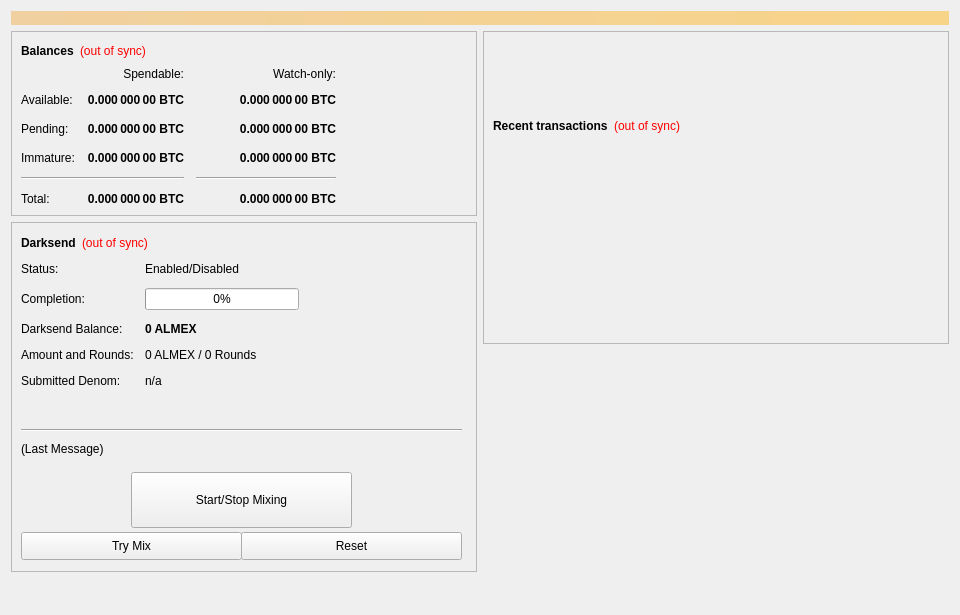
<?xml version="1.0" encoding="UTF-8"?>
<ui version="4.0">
 <class>OverviewPage</class>
 <widget class="QWidget" name="OverviewPage">
  <property name="geometry">
   <rect>
    <x>0</x>
    <y>0</y>
    <width>960</width>
    <height>615</height>
   </rect>
  </property>
  <property name="minimumSize">
   <size>
    <width>960</width>
    <height>0</height>
   </size>
  </property>
  <property name="windowTitle">
   <string>Form</string>
  </property>
  <layout class="QVBoxLayout" name="topLayout">
   <item>
    <widget class="QLabel" name="labelAlerts">
     <property name="visible">
      <bool>false</bool>
     </property>
     <property name="styleSheet">
      <string notr="true">background-color: qlineargradient(x1: 0, y1: 0, x2: 1, y2: 0, stop:0 #F0D0A0, stop:1 #F8D488); color:#000000;</string>
     </property>
     <property name="wordWrap">
      <bool>true</bool>
     </property>
     <property name="margin">
      <number>3</number>
     </property>
    </widget>
   </item>
   <item>
    <layout class="QHBoxLayout" name="horizontalLayout" stretch="1,1">
     <item>
      <layout class="QVBoxLayout" name="verticalLayout_2">
       <item>
        <widget class="QFrame" name="frame">
         <property name="frameShape">
          <enum>QFrame::StyledPanel</enum>
         </property>
         <property name="frameShadow">
          <enum>QFrame::Raised</enum>
         </property>
         <layout class="QVBoxLayout" name="verticalLayout_4">
          <item>
           <layout class="QHBoxLayout" name="horizontalLayout_4">
            <item>
             <widget class="QLabel" name="label_5">
              <property name="font">
               <font>
                <weight>75</weight>
                <bold>true</bold>
               </font>
              </property>
              <property name="text">
               <string>Balances</string>
              </property>
             </widget>
            </item>
            <item>
             <widget class="QLabel" name="labelWalletStatus">
              <property name="cursor">
               <cursorShape>WhatsThisCursor</cursorShape>
              </property>
              <property name="toolTip">
               <string>The displayed information may be out of date. Your wallet automatically synchronizes with the ALMEX network after a connection is established, but this process has not completed yet.</string>
              </property>
              <property name="styleSheet">
               <string notr="true">QLabel { color: red; }</string>
              </property>
              <property name="text">
               <string notr="true">(out of sync)</string>
              </property>
              <property name="alignment">
               <set>Qt::AlignLeading|Qt::AlignLeft|Qt::AlignVCenter</set>
              </property>
             </widget>
            </item>
            <item>
             <spacer name="horizontalSpacer_3">
              <property name="orientation">
               <enum>Qt::Horizontal</enum>
              </property>
              <property name="sizeHint" stdset="0">
               <size>
                <width>40</width>
                <height>20</height>
               </size>
              </property>
             </spacer>
            </item>
           </layout>
          </item>
          <item>
           <layout class="QGridLayout" name="gridLayout">
            <property name="spacing">
             <number>12</number>
            </property>
            <item row="2" column="2">
             <widget class="QLabel" name="labelWatchPending">
              <property name="font">
               <font>
                <weight>75</weight>
                <bold>true</bold>
               </font>
              </property>
              <property name="cursor">
               <cursorShape>IBeamCursor</cursorShape>
              </property>
              <property name="toolTip">
               <string>Unconfirmed transactions to watch-only addresses</string>
              </property>
              <property name="text">
               <string notr="true">0.000 000 00 BTC</string>
              </property>
              <property name="alignment">
               <set>Qt::AlignRight|Qt::AlignTrailing|Qt::AlignVCenter</set>
              </property>
              <property name="textInteractionFlags">
               <set>Qt::LinksAccessibleByMouse|Qt::TextSelectableByKeyboard|Qt::TextSelectableByMouse</set>
              </property>
             </widget>
            </item>
            <item row="2" column="1">
             <widget class="QLabel" name="labelUnconfirmed">
              <property name="font">
               <font>
                <weight>75</weight>
                <bold>true</bold>
               </font>
              </property>
              <property name="cursor">
               <cursorShape>IBeamCursor</cursorShape>
              </property>
              <property name="toolTip">
               <string>Total of transactions that have yet to be confirmed, and do not yet count toward the spendable balance</string>
              </property>
              <property name="text">
               <string notr="true">0.000 000 00 BTC</string>
              </property>
              <property name="alignment">
               <set>Qt::AlignRight|Qt::AlignTrailing|Qt::AlignVCenter</set>
              </property>
              <property name="textInteractionFlags">
               <set>Qt::LinksAccessibleByMouse|Qt::TextSelectableByKeyboard|Qt::TextSelectableByMouse</set>
              </property>
             </widget>
            </item>
            <item row="3" column="2">
             <widget class="QLabel" name="labelWatchImmature">
              <property name="font">
               <font>
                <weight>75</weight>
                <bold>true</bold>
               </font>
              </property>
              <property name="cursor">
               <cursorShape>IBeamCursor</cursorShape>
              </property>
              <property name="toolTip">
               <string>Staked or masternode rewards in watch-only addresses that has not yet matured</string>
              </property>
              <property name="text">
               <string notr="true">0.000 000 00 BTC</string>
              </property>
              <property name="alignment">
               <set>Qt::AlignRight|Qt::AlignTrailing|Qt::AlignVCenter</set>
              </property>
              <property name="textInteractionFlags">
               <set>Qt::LinksAccessibleByMouse|Qt::TextSelectableByKeyboard|Qt::TextSelectableByMouse</set>
              </property>
             </widget>
            </item>
            <item row="4" column="0" colspan="2">
             <widget class="Line" name="lineSpendableBalance">
              <property name="orientation">
               <enum>Qt::Horizontal</enum>
              </property>
             </widget>
            </item>
            <item row="4" column="2">
             <widget class="Line" name="lineWatchBalance">
              <property name="sizePolicy">
               <sizepolicy hsizetype="Preferred" vsizetype="Fixed">
                <horstretch>0</horstretch>
                <verstretch>0</verstretch>
               </sizepolicy>
              </property>
              <property name="minimumSize">
               <size>
                <width>140</width>
                <height>0</height>
               </size>
              </property>
              <property name="orientation">
               <enum>Qt::Horizontal</enum>
              </property>
             </widget>
            </item>
            <item row="5" column="0">
             <widget class="QLabel" name="labelTotalText">
              <property name="text">
               <string>Total:</string>
              </property>
             </widget>
            </item>
            <item row="3" column="1">
             <widget class="QLabel" name="labelImmature">
              <property name="font">
               <font>
                <weight>75</weight>
                <bold>true</bold>
               </font>
              </property>
              <property name="cursor">
               <cursorShape>IBeamCursor</cursorShape>
              </property>
              <property name="toolTip">
               <string>Staked or masternode rewards that has not yet matured</string>
              </property>
              <property name="text">
               <string notr="true">0.000 000 00 BTC</string>
              </property>
              <property name="alignment">
               <set>Qt::AlignRight|Qt::AlignTrailing|Qt::AlignVCenter</set>
              </property>
              <property name="textInteractionFlags">
               <set>Qt::LinksAccessibleByMouse|Qt::TextSelectableByKeyboard|Qt::TextSelectableByMouse</set>
              </property>
             </widget>
            </item>
            <item row="2" column="3">
             <spacer name="horizontalSpacer_2">
              <property name="orientation">
               <enum>Qt::Horizontal</enum>
              </property>
              <property name="sizeHint" stdset="0">
               <size>
                <width>40</width>
                <height>20</height>
               </size>
              </property>
             </spacer>
            </item>
            <item row="3" column="0">
             <widget class="QLabel" name="labelImmatureText">
              <property name="text">
               <string>Immature:</string>
              </property>
             </widget>
            </item>
            <item row="5" column="1">
             <widget class="QLabel" name="labelTotal">
              <property name="font">
               <font>
                <weight>75</weight>
                <bold>true</bold>
               </font>
              </property>
              <property name="cursor">
               <cursorShape>IBeamCursor</cursorShape>
              </property>
              <property name="toolTip">
               <string>Your current total balance</string>
              </property>
              <property name="text">
               <string notr="true">0.000 000 00 BTC</string>
              </property>
              <property name="alignment">
               <set>Qt::AlignRight|Qt::AlignTrailing|Qt::AlignVCenter</set>
              </property>
              <property name="textInteractionFlags">
               <set>Qt::LinksAccessibleByMouse|Qt::TextSelectableByKeyboard|Qt::TextSelectableByMouse</set>
              </property>
             </widget>
            </item>
            <item row="5" column="2">
             <widget class="QLabel" name="labelWatchTotal">
              <property name="font">
               <font>
                <weight>75</weight>
                <bold>true</bold>
               </font>
              </property>
              <property name="cursor">
               <cursorShape>IBeamCursor</cursorShape>
              </property>
              <property name="toolTip">
               <string>Current total balance in watch-only addresses</string>
              </property>
              <property name="text">
               <string notr="true">0.000 000 00 BTC</string>
              </property>
              <property name="alignment">
               <set>Qt::AlignRight|Qt::AlignTrailing|Qt::AlignVCenter</set>
              </property>
              <property name="textInteractionFlags">
               <set>Qt::LinksAccessibleByMouse|Qt::TextSelectableByKeyboard|Qt::TextSelectableByMouse</set>
              </property>
             </widget>
            </item>
            <item row="0" column="2">
             <widget class="QLabel" name="labelWatchonly">
              <property name="text">
               <string>Watch-only:</string>
              </property>
              <property name="alignment">
               <set>Qt::AlignRight|Qt::AlignTrailing|Qt::AlignVCenter</set>
              </property>
             </widget>
            </item>
            <item row="1" column="0">
             <widget class="QLabel" name="labelBalanceText">
              <property name="text">
               <string>Available:</string>
              </property>
             </widget>
            </item>
            <item row="1" column="1">
             <widget class="QLabel" name="labelBalance">
              <property name="font">
               <font>
                <weight>75</weight>
                <bold>true</bold>
               </font>
              </property>
              <property name="cursor">
               <cursorShape>IBeamCursor</cursorShape>
              </property>
              <property name="toolTip">
               <string>Your current spendable balance</string>
              </property>
              <property name="text">
               <string notr="true">0.000 000 00 BTC</string>
              </property>
              <property name="alignment">
               <set>Qt::AlignRight|Qt::AlignTrailing|Qt::AlignVCenter</set>
              </property>
              <property name="textInteractionFlags">
               <set>Qt::LinksAccessibleByMouse|Qt::TextSelectableByKeyboard|Qt::TextSelectableByMouse</set>
              </property>
             </widget>
            </item>
            <item row="1" column="2">
             <widget class="QLabel" name="labelWatchAvailable">
              <property name="font">
               <font>
                <weight>75</weight>
                <bold>true</bold>
               </font>
              </property>
              <property name="cursor">
               <cursorShape>IBeamCursor</cursorShape>
              </property>
              <property name="toolTip">
               <string>Your current balance in watch-only addresses</string>
              </property>
              <property name="text">
               <string notr="true">0.000 000 00 BTC</string>
              </property>
              <property name="alignment">
               <set>Qt::AlignRight|Qt::AlignTrailing|Qt::AlignVCenter</set>
              </property>
              <property name="textInteractionFlags">
               <set>Qt::LinksAccessibleByMouse|Qt::TextSelectableByKeyboard|Qt::TextSelectableByMouse</set>
              </property>
             </widget>
            </item>
            <item row="2" column="0">
             <widget class="QLabel" name="labelPendingText">
              <property name="text">
               <string>Pending:</string>
              </property>
             </widget>
            </item>
            <item row="0" column="1">
             <widget class="QLabel" name="labelSpendable">
              <property name="text">
               <string>Spendable:</string>
              </property>
              <property name="alignment">
               <set>Qt::AlignRight|Qt::AlignTrailing|Qt::AlignVCenter</set>
              </property>
             </widget>
            </item>
           </layout>
          </item>
         </layout>
        </widget>
       </item>
       <item>
        <widget class="QFrame" name="frameDarksend">
         <property name="minimumSize">
          <size>
           <width>0</width>
           <height>350</height>
          </size>
         </property>
         <property name="layoutDirection">
          <enum>Qt::LeftToRight</enum>
         </property>
         <property name="frameShape">
          <enum>QFrame::StyledPanel</enum>
         </property>
         <property name="frameShadow">
          <enum>QFrame::Raised</enum>
         </property>
         <widget class="QWidget" name="formLayoutWidget">
          <property name="geometry">
           <rect>
            <x>10</x>
            <y>40</y>
            <width>451</width>
            <height>161</height>
           </rect>
          </property>
          <layout class="QFormLayout" name="formLayout">
           <property name="fieldGrowthPolicy">
            <enum>QFormLayout::AllNonFixedFieldsGrow</enum>
           </property>
           <property name="horizontalSpacing">
            <number>11</number>
           </property>
           <property name="verticalSpacing">
            <number>12</number>
           </property>
           <item row="0" column="0">
            <widget class="QLabel" name="label_6">
             <property name="text">
              <string>Status:</string>
             </property>
            </widget>
           </item>
           <item row="1" column="0">
            <widget class="QLabel" name="label_7">
             <property name="text">
              <string>Completion:</string>
             </property>
            </widget>
           </item>
           <item row="1" column="1">
            <widget class="QProgressBar" name="DarksendProgress">
             <property name="maximumSize">
              <size>
               <width>154</width>
               <height>16777215</height>
              </size>
             </property>
             <property name="value">
              <number>0</number>
             </property>
            </widget>
           </item>
           <item row="2" column="0">
            <widget class="QLabel" name="labelAnonymizedText">
             <property name="text">
              <string>Darksend Balance:</string>
             </property>
            </widget>
           </item>
           <item row="2" column="1">
            <widget class="QLabel" name="labelAnonymized">
             <property name="font">
              <font>
               <weight>75</weight>
               <bold>true</bold>
              </font>
             </property>
             <property name="text">
              <string notr="true">0 ALMEX</string>
             </property>
            </widget>
           </item>
           <item row="3" column="0">
            <widget class="QLabel" name="label_8">
             <property name="text">
              <string>Amount and Rounds:</string>
             </property>
            </widget>
           </item>
           <item row="3" column="1">
            <widget class="QLabel" name="labelAmountRounds">
             <property name="text">
              <string>0 ALMEX / 0 Rounds</string>
             </property>
            </widget>
           </item>
           <item row="4" column="0">
            <widget class="QLabel" name="label_9">
             <property name="text">
              <string>Submitted Denom:</string>
             </property>
            </widget>
           </item>
           <item row="4" column="1">
            <widget class="QLabel" name="labelSubmittedDenom">
             <property name="toolTip">
              <string>The denominations you submitted to the Masternode.&lt;br&gt;To mix, other users must submit the exact same denominations.</string>
             </property>
             <property name="text">
              <string>n/a</string>
             </property>
            </widget>
           </item>
           <item row="0" column="1">
            <widget class="QLabel" name="DarksendEnabled">
             <property name="text">
              <string>Enabled/Disabled</string>
             </property>
            </widget>
           </item>
          </layout>
         </widget>
         <widget class="QPushButton" name="runAutoDenom">
          <property name="geometry">
           <rect>
            <x>251</x>
            <y>17</y>
            <width>1</width>
            <height>1</height>
           </rect>
          </property>
          <property name="palette">
           <palette>
            <active>
             <colorrole role="WindowText">
              <brush brushstyle="SolidPattern">
               <color alpha="255">
                <red>0</red>
                <green>0</green>
                <blue>0</blue>
               </color>
              </brush>
             </colorrole>
             <colorrole role="Button">
              <brush brushstyle="SolidPattern">
               <color alpha="255">
                <red>239</red>
                <green>238</green>
                <blue>238</blue>
               </color>
              </brush>
             </colorrole>
             <colorrole role="Light">
              <brush brushstyle="SolidPattern">
               <color alpha="255">
                <red>255</red>
                <green>255</green>
                <blue>255</blue>
               </color>
              </brush>
             </colorrole>
             <colorrole role="Midlight">
              <brush brushstyle="SolidPattern">
               <color alpha="255">
                <red>247</red>
                <green>246</green>
                <blue>246</blue>
               </color>
              </brush>
             </colorrole>
             <colorrole role="Dark">
              <brush brushstyle="SolidPattern">
               <color alpha="255">
                <red>119</red>
                <green>119</green>
                <blue>119</blue>
               </color>
              </brush>
             </colorrole>
             <colorrole role="Mid">
              <brush brushstyle="SolidPattern">
               <color alpha="255">
                <red>159</red>
                <green>159</green>
                <blue>159</blue>
               </color>
              </brush>
             </colorrole>
             <colorrole role="Text">
              <brush brushstyle="SolidPattern">
               <color alpha="255">
                <red>0</red>
                <green>0</green>
                <blue>0</blue>
               </color>
              </brush>
             </colorrole>
             <colorrole role="BrightText">
              <brush brushstyle="SolidPattern">
               <color alpha="255">
                <red>255</red>
                <green>255</green>
                <blue>255</blue>
               </color>
              </brush>
             </colorrole>
             <colorrole role="ButtonText">
              <brush brushstyle="SolidPattern">
               <color alpha="255">
                <red>0</red>
                <green>0</green>
                <blue>0</blue>
               </color>
              </brush>
             </colorrole>
             <colorrole role="Base">
              <brush brushstyle="SolidPattern">
               <color alpha="255">
                <red>255</red>
                <green>255</green>
                <blue>255</blue>
               </color>
              </brush>
             </colorrole>
             <colorrole role="Window">
              <brush brushstyle="SolidPattern">
               <color alpha="255">
                <red>239</red>
                <green>238</green>
                <blue>238</blue>
               </color>
              </brush>
             </colorrole>
             <colorrole role="Shadow">
              <brush brushstyle="SolidPattern">
               <color alpha="255">
                <red>0</red>
                <green>0</green>
                <blue>0</blue>
               </color>
              </brush>
             </colorrole>
             <colorrole role="AlternateBase">
              <brush brushstyle="SolidPattern">
               <color alpha="255">
                <red>247</red>
                <green>246</green>
                <blue>246</blue>
               </color>
              </brush>
             </colorrole>
             <colorrole role="ToolTipBase">
              <brush brushstyle="SolidPattern">
               <color alpha="255">
                <red>255</red>
                <green>255</green>
                <blue>220</blue>
               </color>
              </brush>
             </colorrole>
             <colorrole role="ToolTipText">
              <brush brushstyle="SolidPattern">
               <color alpha="255">
                <red>0</red>
                <green>0</green>
                <blue>0</blue>
               </color>
              </brush>
             </colorrole>
            </active>
            <inactive>
             <colorrole role="WindowText">
              <brush brushstyle="SolidPattern">
               <color alpha="255">
                <red>0</red>
                <green>0</green>
                <blue>0</blue>
               </color>
              </brush>
             </colorrole>
             <colorrole role="Button">
              <brush brushstyle="SolidPattern">
               <color alpha="255">
                <red>239</red>
                <green>238</green>
                <blue>238</blue>
               </color>
              </brush>
             </colorrole>
             <colorrole role="Light">
              <brush brushstyle="SolidPattern">
               <color alpha="255">
                <red>255</red>
                <green>255</green>
                <blue>255</blue>
               </color>
              </brush>
             </colorrole>
             <colorrole role="Midlight">
              <brush brushstyle="SolidPattern">
               <color alpha="255">
                <red>247</red>
                <green>246</green>
                <blue>246</blue>
               </color>
              </brush>
             </colorrole>
             <colorrole role="Dark">
              <brush brushstyle="SolidPattern">
               <color alpha="255">
                <red>119</red>
                <green>119</green>
                <blue>119</blue>
               </color>
              </brush>
             </colorrole>
             <colorrole role="Mid">
              <brush brushstyle="SolidPattern">
               <color alpha="255">
                <red>159</red>
                <green>159</green>
                <blue>159</blue>
               </color>
              </brush>
             </colorrole>
             <colorrole role="Text">
              <brush brushstyle="SolidPattern">
               <color alpha="255">
                <red>0</red>
                <green>0</green>
                <blue>0</blue>
               </color>
              </brush>
             </colorrole>
             <colorrole role="BrightText">
              <brush brushstyle="SolidPattern">
               <color alpha="255">
                <red>255</red>
                <green>255</green>
                <blue>255</blue>
               </color>
              </brush>
             </colorrole>
             <colorrole role="ButtonText">
              <brush brushstyle="SolidPattern">
               <color alpha="255">
                <red>0</red>
                <green>0</green>
                <blue>0</blue>
               </color>
              </brush>
             </colorrole>
             <colorrole role="Base">
              <brush brushstyle="SolidPattern">
               <color alpha="255">
                <red>255</red>
                <green>255</green>
                <blue>255</blue>
               </color>
              </brush>
             </colorrole>
             <colorrole role="Window">
              <brush brushstyle="SolidPattern">
               <color alpha="255">
                <red>239</red>
                <green>238</green>
                <blue>238</blue>
               </color>
              </brush>
             </colorrole>
             <colorrole role="Shadow">
              <brush brushstyle="SolidPattern">
               <color alpha="255">
                <red>0</red>
                <green>0</green>
                <blue>0</blue>
               </color>
              </brush>
             </colorrole>
             <colorrole role="AlternateBase">
              <brush brushstyle="SolidPattern">
               <color alpha="255">
                <red>247</red>
                <green>246</green>
                <blue>246</blue>
               </color>
              </brush>
             </colorrole>
             <colorrole role="ToolTipBase">
              <brush brushstyle="SolidPattern">
               <color alpha="255">
                <red>255</red>
                <green>255</green>
                <blue>220</blue>
               </color>
              </brush>
             </colorrole>
             <colorrole role="ToolTipText">
              <brush brushstyle="SolidPattern">
               <color alpha="255">
                <red>0</red>
                <green>0</green>
                <blue>0</blue>
               </color>
              </brush>
             </colorrole>
            </inactive>
            <disabled>
             <colorrole role="WindowText">
              <brush brushstyle="SolidPattern">
               <color alpha="255">
                <red>119</red>
                <green>119</green>
                <blue>119</blue>
               </color>
              </brush>
             </colorrole>
             <colorrole role="Button">
              <brush brushstyle="SolidPattern">
               <color alpha="255">
                <red>239</red>
                <green>238</green>
                <blue>238</blue>
               </color>
              </brush>
             </colorrole>
             <colorrole role="Light">
              <brush brushstyle="SolidPattern">
               <color alpha="255">
                <red>255</red>
                <green>255</green>
                <blue>255</blue>
               </color>
              </brush>
             </colorrole>
             <colorrole role="Midlight">
              <brush brushstyle="SolidPattern">
               <color alpha="255">
                <red>247</red>
                <green>246</green>
                <blue>246</blue>
               </color>
              </brush>
             </colorrole>
             <colorrole role="Dark">
              <brush brushstyle="SolidPattern">
               <color alpha="255">
                <red>119</red>
                <green>119</green>
                <blue>119</blue>
               </color>
              </brush>
             </colorrole>
             <colorrole role="Mid">
              <brush brushstyle="SolidPattern">
               <color alpha="255">
                <red>159</red>
                <green>159</green>
                <blue>159</blue>
               </color>
              </brush>
             </colorrole>
             <colorrole role="Text">
              <brush brushstyle="SolidPattern">
               <color alpha="255">
                <red>119</red>
                <green>119</green>
                <blue>119</blue>
               </color>
              </brush>
             </colorrole>
             <colorrole role="BrightText">
              <brush brushstyle="SolidPattern">
               <color alpha="255">
                <red>255</red>
                <green>255</green>
                <blue>255</blue>
               </color>
              </brush>
             </colorrole>
             <colorrole role="ButtonText">
              <brush brushstyle="SolidPattern">
               <color alpha="255">
                <red>119</red>
                <green>119</green>
                <blue>119</blue>
               </color>
              </brush>
             </colorrole>
             <colorrole role="Base">
              <brush brushstyle="SolidPattern">
               <color alpha="255">
                <red>239</red>
                <green>238</green>
                <blue>238</blue>
               </color>
              </brush>
             </colorrole>
             <colorrole role="Window">
              <brush brushstyle="SolidPattern">
               <color alpha="255">
                <red>239</red>
                <green>238</green>
                <blue>238</blue>
               </color>
              </brush>
             </colorrole>
             <colorrole role="Shadow">
              <brush brushstyle="SolidPattern">
               <color alpha="255">
                <red>0</red>
                <green>0</green>
                <blue>0</blue>
               </color>
              </brush>
             </colorrole>
             <colorrole role="AlternateBase">
              <brush brushstyle="SolidPattern">
               <color alpha="255">
                <red>239</red>
                <green>238</green>
                <blue>238</blue>
               </color>
              </brush>
             </colorrole>
             <colorrole role="ToolTipBase">
              <brush brushstyle="SolidPattern">
               <color alpha="255">
                <red>255</red>
                <green>255</green>
                <blue>220</blue>
               </color>
              </brush>
             </colorrole>
             <colorrole role="ToolTipText">
              <brush brushstyle="SolidPattern">
               <color alpha="255">
                <red>0</red>
                <green>0</green>
                <blue>0</blue>
               </color>
              </brush>
             </colorrole>
            </disabled>
           </palette>
          </property>
          <property name="focusPolicy">
           <enum>Qt::NoFocus</enum>
          </property>
          <property name="autoFillBackground">
           <bool>true</bool>
          </property>
          <property name="text">
           <string/>
          </property>
          <property name="flat">
           <bool>true</bool>
          </property>
         </widget>
         <widget class="QPushButton" name="toggleDarksend">
          <property name="geometry">
           <rect>
            <x>120</x>
            <y>250</y>
            <width>221</width>
            <height>56</height>
           </rect>
          </property>
          <property name="sizePolicy">
           <sizepolicy hsizetype="MinimumExpanding" vsizetype="Fixed">
            <horstretch>0</horstretch>
            <verstretch>0</verstretch>
           </sizepolicy>
          </property>
          <property name="text">
           <string>Start/Stop Mixing</string>
          </property>
         </widget>
         <widget class="Line" name="lineLastMessage">
          <property name="geometry">
           <rect>
            <x>10</x>
            <y>200</y>
            <width>441</width>
            <height>16</height>
           </rect>
          </property>
          <property name="orientation">
           <enum>Qt::Horizontal</enum>
          </property>
         </widget>
         <widget class="QLabel" name="DarksendStatus">
          <property name="geometry">
           <rect>
            <x>10</x>
            <y>220</y>
            <width>451</width>
            <height>61</height>
           </rect>
          </property>
          <property name="minimumSize">
           <size>
            <width>288</width>
            <height>43</height>
           </size>
          </property>
          <property name="text">
           <string>(Last Message)</string>
          </property>
          <property name="alignment">
           <set>Qt::AlignLeading|Qt::AlignLeft|Qt::AlignTop</set>
          </property>
          <property name="wordWrap">
           <bool>true</bool>
          </property>
         </widget>
         <widget class="QPushButton" name="DarksendAuto">
          <property name="geometry">
           <rect>
            <x>10</x>
            <y>310</y>
            <width>221</width>
            <height>28</height>
           </rect>
          </property>
          <property name="sizePolicy">
           <sizepolicy hsizetype="MinimumExpanding" vsizetype="Fixed">
            <horstretch>0</horstretch>
            <verstretch>0</verstretch>
           </sizepolicy>
          </property>
          <property name="toolTip">
           <string>Try to manually submit a Darksend request.</string>
          </property>
          <property name="text">
           <string>Try Mix</string>
          </property>
         </widget>
         <widget class="QPushButton" name="DarksendReset">
          <property name="geometry">
           <rect>
            <x>230</x>
            <y>310</y>
            <width>221</width>
            <height>28</height>
           </rect>
          </property>
          <property name="sizePolicy">
           <sizepolicy hsizetype="MinimumExpanding" vsizetype="Fixed">
            <horstretch>0</horstretch>
            <verstretch>0</verstretch>
           </sizepolicy>
          </property>
          <property name="toolTip">
           <string>Reset the current status of Darksend (can interrupt Darksend if it's in the process of Mixing, which can cost you money!)</string>
          </property>
          <property name="autoFillBackground">
           <bool>false</bool>
          </property>
          <property name="text">
           <string>Reset</string>
          </property>
         </widget>
         <widget class="QWidget" name="layoutWidget">
          <property name="geometry">
           <rect>
            <x>10</x>
            <y>10</y>
            <width>431</width>
            <height>22</height>
           </rect>
          </property>
          <layout class="QHBoxLayout" name="horizontalLayout_5">
           <item>
            <widget class="QLabel" name="label_2">
             <property name="font">
              <font>
               <weight>75</weight>
               <bold>true</bold>
              </font>
             </property>
             <property name="text">
              <string>Darksend</string>
             </property>
            </widget>
           </item>
           <item>
            <widget class="QLabel" name="labelDarksendSyncStatus">
             <property name="toolTip">
              <string>The displayed information may be out of date. Your wallet automatically synchronizes with the ALMEX network after a connection is established, but this process has not completed yet.</string>
             </property>
             <property name="styleSheet">
              <string notr="true">QLabel { color: red; }</string>
             </property>
             <property name="text">
              <string notr="true">(out of sync)</string>
             </property>
             <property name="alignment">
              <set>Qt::AlignLeading|Qt::AlignLeft|Qt::AlignVCenter</set>
             </property>
            </widget>
           </item>
           <item>
            <spacer name="horizontalSpacer_4">
             <property name="orientation">
              <enum>Qt::Horizontal</enum>
             </property>
             <property name="sizeHint" stdset="0">
              <size>
               <width>40</width>
               <height>20</height>
              </size>
             </property>
            </spacer>
           </item>
          </layout>
         </widget>
        </widget>
       </item>
       <item>
        <spacer name="verticalSpacer">
         <property name="orientation">
          <enum>Qt::Vertical</enum>
         </property>
         <property name="sizeHint" stdset="0">
          <size>
           <width>20</width>
           <height>40</height>
          </size>
         </property>
        </spacer>
       </item>
      </layout>
     </item>
     <item>
      <layout class="QVBoxLayout" name="verticalLayout_3">
       <item>
        <widget class="QFrame" name="frame_2">
         <property name="frameShape">
          <enum>QFrame::StyledPanel</enum>
         </property>
         <property name="frameShadow">
          <enum>QFrame::Raised</enum>
         </property>
         <layout class="QVBoxLayout" name="verticalLayout">
          <item>
           <spacer name="verticalSpacer_3">
            <property name="orientation">
             <enum>Qt::Vertical</enum>
            </property>
            <property name="sizeType">
             <enum>QSizePolicy::Fixed</enum>
            </property>
            <property name="sizeHint" stdset="0">
             <size>
              <width>20</width>
              <height>75</height>
             </size>
            </property>
           </spacer>
          </item>
          <item>
           <layout class="QHBoxLayout" name="horizontalLayout_2">
            <item>
             <widget class="QLabel" name="label_4">
              <property name="font">
               <font>
                <weight>75</weight>
                <bold>true</bold>
               </font>
              </property>
              <property name="text">
               <string>Recent transactions</string>
              </property>
             </widget>
            </item>
            <item>
             <widget class="QLabel" name="labelTransactionsStatus">
              <property name="cursor">
               <cursorShape>WhatsThisCursor</cursorShape>
              </property>
              <property name="toolTip">
               <string>The displayed information may be out of date. Your wallet automatically synchronizes with the ALMEX network after a connection is established, but this process has not completed yet.</string>
              </property>
              <property name="styleSheet">
               <string notr="true">QLabel { color: red; }</string>
              </property>
              <property name="text">
               <string notr="true">(out of sync)</string>
              </property>
              <property name="alignment">
               <set>Qt::AlignRight|Qt::AlignTrailing|Qt::AlignVCenter</set>
              </property>
             </widget>
            </item>
            <item>
             <spacer name="horizontalSpacer">
              <property name="orientation">
               <enum>Qt::Horizontal</enum>
              </property>
              <property name="sizeHint" stdset="0">
               <size>
                <width>40</width>
                <height>20</height>
               </size>
              </property>
             </spacer>
            </item>
           </layout>
          </item>
          <item>
           <widget class="QListView" name="listTransactions">
            <property name="styleSheet">
             <string notr="true">QListView { background: transparent; }</string>
            </property>
            <property name="frameShape">
             <enum>QFrame::NoFrame</enum>
            </property>
            <property name="verticalScrollBarPolicy">
             <enum>Qt::ScrollBarAlwaysOff</enum>
            </property>
            <property name="horizontalScrollBarPolicy">
             <enum>Qt::ScrollBarAlwaysOff</enum>
            </property>
            <property name="selectionMode">
             <enum>QAbstractItemView::NoSelection</enum>
            </property>
           </widget>
          </item>
         </layout>
        </widget>
       </item>
       <item>
        <spacer name="verticalSpacer_2">
         <property name="orientation">
          <enum>Qt::Vertical</enum>
         </property>
         <property name="sizeType">
          <enum>QSizePolicy::Expanding</enum>
         </property>
         <property name="sizeHint" stdset="0">
          <size>
           <width>20</width>
           <height>40</height>
          </size>
         </property>
        </spacer>
       </item>
      </layout>
     </item>
    </layout>
   </item>
  </layout>
 </widget>
 <resources/>
 <connections/>
</ui>
